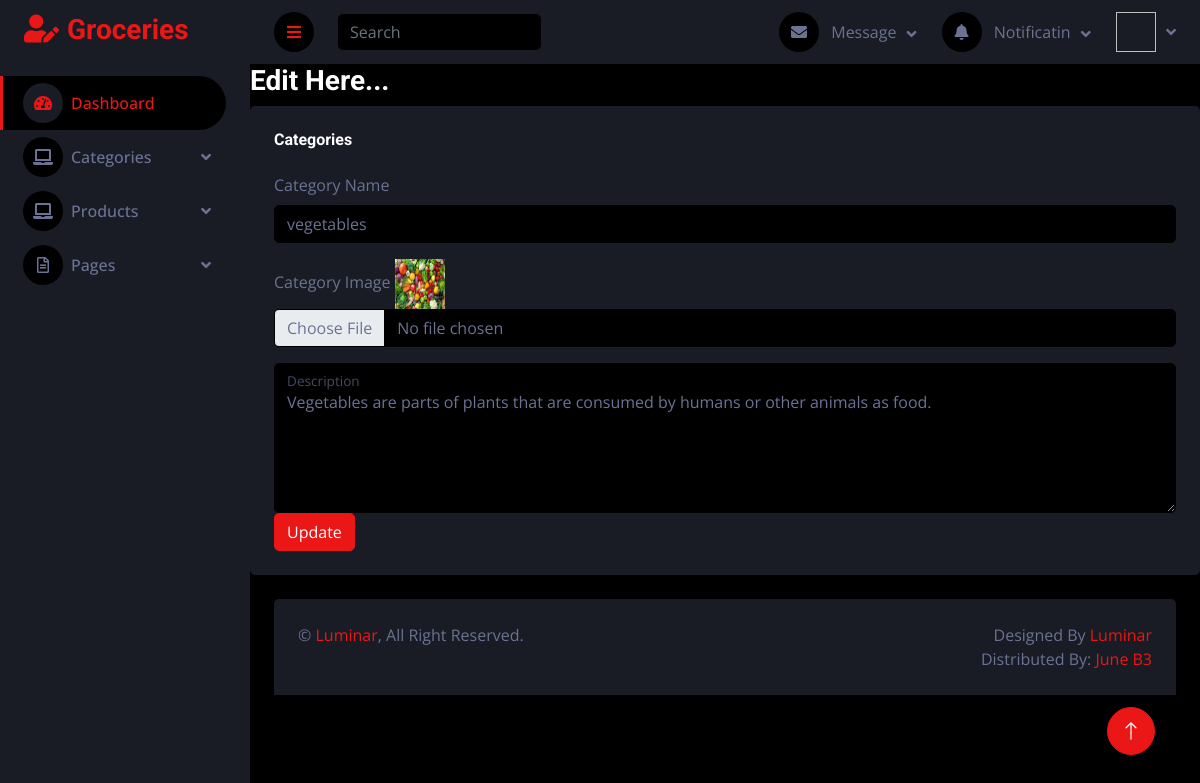
The app's page /GroceryApp/editcategory/3/ with its own data.
### GroceryApp/models.py (models this page shows)
class CategoryDB(models.Model):
    CategoryName = models.CharField(max_length=50,null=True,blank=True)
    Description = models.CharField(max_length=50,null=True,blank=True)
    CategoryImage = models.ImageField(upload_to="Images",null=True,blank=True)

### GroceryApp/views.py (the view)
# urls.py: path('editcategory/<int:dataid>/',views.editcategory,name="editcategory"),
def editcategory(reg,dataid):
    data = CategoryDB.objects.get(id=dataid)
    return render(reg,"editCategory.html",{'data':data})

### GroceryApp/templates/editCategory.html (shortened to what this page needs)
<!DOCTYPE html>
{% extends 'index.html' %}
{% block content %}
<html lang="en">
<head>
</head>
<body>
<div>
  <h3>Edit Here...</h3>
</div>
<form method="post" action="{% url 'updateCategory' dataid=data.id %}" enctype="multipart/form-data">
    <div class="col-sm-12 col-xl-12">
                        <div class="bg-secondary rounded h-100 p-4">
                            <h6 class="mb-4">Categories</h6>
                            <form>
                                <div class="mb-3">
                                    <label for="exampleInputEmail1" class="form-label">Category Name</label>
                                    <input type="text" class="form-control" id="exampleInputEmail1" aria-describedby="emailHelp" name="name" value="{{data.CategoryName}}">
                                </div>
                                <div class="mb-3">
                                <label for="formFile" class="form-label">Category Image</label>
                                    <img src="{{data.CategoryImage.url}}" width="50px" height="50px">
                                <input class="form-control bg-dark" type="file" id="formFile" name="image">
                            </div>
                                <div class="form-floating">
                                <textarea class="form-control" placeholder="Description" id="floatingTextarea" style="height: 150px;" name="description">{{data.Description}}</textarea>
                                <label for="floatingTextarea">Description</label>
                            </div>
                                <button type="submit" class="btn btn-primary">Update</button>
                            </form>
                        </div>
                    </div>
</form>
</body>
</html>
{% endblock %}

### GroceryApp/static/css/style.css (style rules this page uses)
:root { --primary: #EB1616; --secondary: #191C24; --light: #6C7293; --dark: #000000; }
.btn { transition: .5s; }

### records on screen
CategoryDB: name "vegetables", CategoryImage (picture), description "Vegetables are parts of plants that are consumed by humans or other animals as food."
